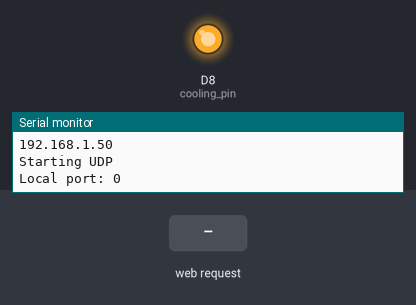
A sketch run on a simulated ESP8266 (NodeMCU). Parts: output pins drawn as LEDs (lit = HIGH), the last lines printed to the serial monitor. Inputs (shaded band) come from the test bench. WiFi joins after 1.5 s; servers stay silent unless stated.

Above: at 2.7 s.
2.8 s: HTTP request GET /gpio/0 received
At 4.0 s:
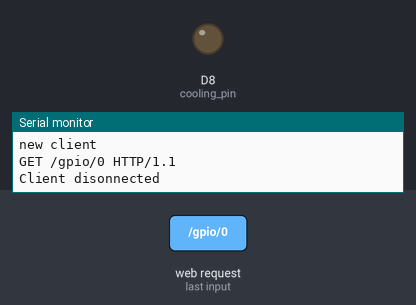
4.3 s: HTTP request GET /gpio/1 received
At 5.3 s:
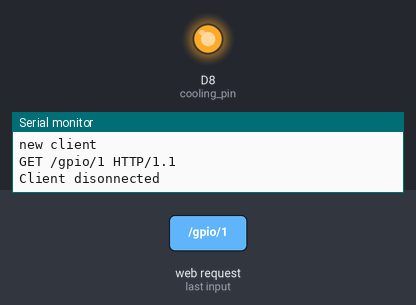
Timing chart, 0 to 7.3 s (numbered marks = the images above; inputs shaded):
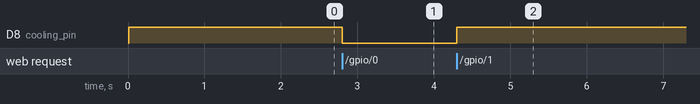

Measured:
- after the input at 2.8 s, D8 (cooling_pin): HIGH → LOW at once
- after the input at 4.3 s, D8 (cooling_pin): LOW → HIGH at once

The sketch:

christmastree.ino
```cpp
/*
 *  This sketch demonstrates how to set up a simple HTTP-like server.
 *  The server will set a GPIO pin depending on the request
 *    http://server_ip/gpio/0 will set the GPIO2 low,
 *    http://server_ip/gpio/1 will set the GPIO2 high
 *  server_ip is the IP address of the ESP8266 module, will be
 *  printed to Serial when the module is connected.
 */

#include <ESP8266WiFi.h>
#include <WiFiUdp.h>

const char* ssid = "DaSE-314-Printer";
const char* password = "dase314314";

// Create an instance of the server
// specify the port to listen on as an argument
WiFiServer server(80);


unsigned int localPort = 2390;      // local port to listen for UDP packets

/* Don't hardwire the IP address or we won't get the benefits of the pool.
 *  Lookup the IP address for the host name instead */
//IPAddress timeServer(129, 6, 15, 28); // time.nist.gov NTP server
IPAddress timeServerIP; // time.nist.gov NTP server address
const char* ntpServerName = "time.nist.gov";

const int NTP_PACKET_SIZE = 48; // NTP time stamp is in the first 48 bytes of the message

byte packetBuffer[ NTP_PACKET_SIZE]; //buffer to hold incoming and outgoing packets

// A UDP instance to let us send and receive packets over UDP
WiFiUDP udp;


int cooling_pin = D8;
int cooling_status = 0;

int last_udp, now;
bool waiting_udp_response;

bool auto_off_flag;
bool auto_on_23_flag;

void setup() {
  Serial.begin(115200);
  delay(10);

  // prepare GPIO
  pinMode(cooling_pin, OUTPUT);
  digitalWrite(cooling_pin, 1);
  //last_write_pin = millis();


  // Connect to WiFi network
  Serial.println();
  Serial.println();
  Serial.print("Connecting to ");
  Serial.println(ssid);

  WiFi.begin(ssid, password);

  while (WiFi.status() != WL_CONNECTED) {
    delay(500);
    Serial.print(".");
  }
  Serial.println("");
  Serial.println("WiFi connected");

  // Start the server
  server.begin();
  Serial.println("Server started");

  // Print the IP address
  Serial.println(WiFi.localIP());


  Serial.println("Starting UDP");
  udp.begin(localPort);
  Serial.print("Local port: ");
  Serial.println(udp.localPort());
  waiting_udp_response = false;
  last_udp = millis();
  auto_off_flag=true;
  auto_on_23_flag=true;

}

void loop() {
  // Check if a client has connected

  WiFiClient client = server.available();
  if (!client) {
    now = millis();
    if (waiting_udp_response && now-last_udp > 1000) {
      waiting_udp_response = false;
      int cb = udp.parsePacket();
      if (!cb) {
        Serial.println("no packet yet");
      }
      else {
        //Serial.print("packet received, length=");
        //Serial.println(cb);
        // We've received a packet, read the data from it
        udp.read(packetBuffer, NTP_PACKET_SIZE); // read the packet into the buffer

        //the timestamp starts at byte 40 of the received packet and is four bytes,
        // or two words, long. First, esxtract the two words:

        unsigned long highWord = word(packetBuffer[40], packetBuffer[41]);
        unsigned long lowWord = word(packetBuffer[42], packetBuffer[43]);
        // combine the four bytes (two words) into a long integer
        // this is NTP time (seconds since Jan 1 1900):
        unsigned long secsSince1900 = highWord << 16 | lowWord;
        //Serial.print("Seconds since Jan 1 1900 = " );
        //Serial.println(secsSince1900);

        // now convert NTP time into everyday time:
        //Serial.print("Unix time = ");
        // Unix time starts on Jan 1 1970. In seconds, that's 2208988800:
        const unsigned long seventyYears = 2208988800UL;
        // subtract seventy years:
        unsigned long epoch = secsSince1900 - seventyYears + 28800; //UTC+8
        // print Unix time:
        //Serial.println(epoch);


        // print the hour, minute and second:
        //Serial.print("The UTC time is ");       // UTC is the time at Greenwich Meridian (GMT)
        //Serial.print((epoch  % 86400L) / 3600); // print the hour (86400 equals secs per day)
        //Serial.print(':');
        //if ( ((epoch % 3600) / 60) < 10 ) {
          // In the first 10 minutes of each hour, we'll want a leading '0'
          //Serial.print('0');
        //}
        //Serial.print((epoch  % 3600) / 60); // print the minute (3600 equals secs per minute)
        //Serial.print(':');
        //if ( (epoch % 60) < 10 ) {
          // In the first 10 seconds of each minute, we'll want a leading '0'
          //Serial.print('0');
        //}
        //Serial.println(epoch % 60); // print the second
        int hour = (epoch % 86400L) / 3600;
        int minute = (epoch  % 3600) / 60;
        int second = (epoch % 60);

        if (0 == hour && 0 == minute) {
          if (auto_off_flag) {
            auto_off_flag = false;
            auto_on_23_flag = true;
            cooling_status = 0;
            digitalWrite(cooling_pin,cooling_status);
          }
        }

        if (7 == hour && 0 == minute) {
          if (auto_on_23_flag) {
            auto_on_23_flag = false;
            auto_off_flag = true;
            cooling_status = 1;
            digitalWrite(cooling_pin,cooling_status);
          }
        }

        if (8 == hour && 50 == minute) {
          if (auto_off_flag) {
            auto_off_flag = false;
            auto_on_23_flag = true;
            cooling_status = 0;
            digitalWrite(cooling_pin,cooling_status);
          }
        }


        if (22 == hour && 0 == minute) {
          if (auto_on_23_flag) {
            auto_on_23_flag = false;
            auto_off_flag = true;
            cooling_status = 1;
            digitalWrite(cooling_pin,cooling_status);
          }
        }

      }
    }
    else if (now - last_udp > 10*1000) {
      WiFi.hostByName(ntpServerName, timeServerIP);
      sendNTPpacket(timeServerIP);
      last_udp = millis();
      waiting_udp_response=true;
    }
    return;
  }

  // Wait until the client sends some data
  Serial.println("new client");
  while(!client.available()){
    delay(1);
  }

  // Read the first line of the request
  String req = client.readStringUntil('\r');
  Serial.println(req);
  client.flush();

  // Match the request
  if (req.indexOf("/gpio/1") != -1) {
    cooling_status = 1;
    digitalWrite(cooling_pin,cooling_status);
  }
  else if (req.indexOf("/gpio/0") != -1) {
    cooling_status = 0;
    digitalWrite(cooling_pin,cooling_status);
  }
  else {
    Serial.println("invalid request");
    client.stop();
    return;
  }

  // Set GPIO2 according to the request
  //digitalWrite(2, val);

  client.flush();

  // Prepare the response
  String s = "HTTP/1.1 200 OK\r\nContent-Type: text/html\r\n\r\n<!DOCTYPE HTML>\r\n<html>\r\nLight is now ";
  s += (cooling_status)?"On":"Off";
  s += "\r\n</html>\r\n";

  // Send the response to the client
  client.print(s);
  delay(1);
  Serial.println("Client disonnected");

  // The client will actually be disconnected
  // when the function returns and 'client' object is detroyed
}


// send an NTP request to the time server at the given address
unsigned long sendNTPpacket(IPAddress& address)
{
  //Serial.println("sending NTP packet...");
  // set all bytes in the buffer to 0
  memset(packetBuffer, 0, NTP_PACKET_SIZE);
  // Initialize values needed to form NTP request
  // (see URL above for details on the packets)
  packetBuffer[0] = 0b11100011;   // LI, Version, Mode
  packetBuffer[1] = 0;     // Stratum, or type of clock
  packetBuffer[2] = 6;     // Polling Interval
  packetBuffer[3] = 0xEC;  // Peer Clock Precision
  // 8 bytes of zero for Root Delay & Root Dispersion
  packetBuffer[12]  = 49;
  packetBuffer[13]  = 0x4E;
  packetBuffer[14]  = 49;
  packetBuffer[15]  = 52;

  // all NTP fields have been given values, now
  // you can send a packet requesting a timestamp:
  udp.beginPacket(address, 123); //NTP requests are to port 123
  udp.write(packetBuffer, NTP_PACKET_SIZE);
  udp.endPacket();
}
```
